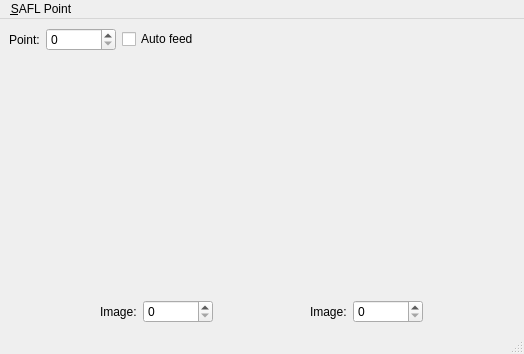
<?xml version="1.0" encoding="UTF-8"?>
<ui version="4.0">
 <class>MainWindow</class>
 <widget class="QMainWindow" name="MainWindow">
  <property name="geometry">
   <rect>
    <x>0</x>
    <y>0</y>
    <width>524</width>
    <height>354</height>
   </rect>
  </property>
  <property name="windowTitle">
   <string>SAFL Point</string>
  </property>
  <widget class="QWidget" name="centralwidget">
   <layout class="QVBoxLayout" name="verticalLayout">
    <item>
     <layout class="QHBoxLayout" name="horizontalLayout_3">
      <item>
       <layout class="QHBoxLayout" name="horizontalLayout_6">
        <property name="sizeConstraint">
         <enum>QLayout::SetMinimumSize</enum>
        </property>
        <item>
         <widget class="QLabel" name="label_3">
          <property name="sizePolicy">
           <sizepolicy hsizetype="Fixed" vsizetype="Preferred">
            <horstretch>0</horstretch>
            <verstretch>0</verstretch>
           </sizepolicy>
          </property>
          <property name="text">
           <string>Point:</string>
          </property>
         </widget>
        </item>
        <item>
         <widget class="QSpinBox" name="setIndexBox">
          <property name="maximumSize">
           <size>
            <width>70</width>
            <height>16777215</height>
           </size>
          </property>
         </widget>
        </item>
        <item>
         <widget class="QCheckBox" name="autoFeed">
          <property name="text">
           <string>Auto feed</string>
          </property>
         </widget>
        </item>
       </layout>
      </item>
      <item>
       <layout class="QHBoxLayout" name="horizontalLayout_7"/>
      </item>
     </layout>
    </item>
    <item>
     <layout class="QHBoxLayout" name="horizontalLayout">
      <item>
       <widget class="MplWidget" name="im1" native="true">
        <zorder></zorder>
       </widget>
      </item>
      <item>
       <widget class="MplWidget" name="im2" native="true">
        <zorder></zorder>
       </widget>
      </item>
     </layout>
    </item>
    <item>
     <layout class="QHBoxLayout" name="horizontalLayout_2">
      <item>
       <layout class="QHBoxLayout" name="horizontalLayout_4">
        <property name="sizeConstraint">
         <enum>QLayout::SetMinimumSize</enum>
        </property>
        <item>
         <widget class="QLabel" name="label">
          <property name="sizePolicy">
           <sizepolicy hsizetype="Fixed" vsizetype="Preferred">
            <horstretch>0</horstretch>
            <verstretch>0</verstretch>
           </sizepolicy>
          </property>
          <property name="text">
           <string>Image:</string>
          </property>
         </widget>
        </item>
        <item>
         <widget class="QSpinBox" name="img1IndexBox">
          <property name="maximumSize">
           <size>
            <width>70</width>
            <height>16777215</height>
           </size>
          </property>
         </widget>
        </item>
       </layout>
      </item>
      <item>
       <layout class="QHBoxLayout" name="horizontalLayout_5">
        <property name="sizeConstraint">
         <enum>QLayout::SetMinimumSize</enum>
        </property>
        <item>
         <widget class="QLabel" name="label_2">
          <property name="sizePolicy">
           <sizepolicy hsizetype="Fixed" vsizetype="Preferred">
            <horstretch>0</horstretch>
            <verstretch>0</verstretch>
           </sizepolicy>
          </property>
          <property name="text">
           <string>Image:</string>
          </property>
         </widget>
        </item>
        <item>
         <widget class="QSpinBox" name="img2IndexBox">
          <property name="maximumSize">
           <size>
            <width>70</width>
            <height>16777215</height>
           </size>
          </property>
         </widget>
        </item>
       </layout>
      </item>
     </layout>
    </item>
   </layout>
  </widget>
  <widget class="QMenuBar" name="menubar">
   <property name="geometry">
    <rect>
     <x>0</x>
     <y>0</y>
     <width>524</width>
     <height>22</height>
    </rect>
   </property>
   <widget class="QMenu" name="menuSAFL_Point">
    <property name="title">
     <string>&amp;SAFL Point</string>
    </property>
    <addaction name="actionOpen"/>
    <addaction name="actionSave"/>
    <addaction name="actionQuit"/>
    <addaction name="separator"/>
    <addaction name="actionClear_matches"/>
   </widget>
   <addaction name="menuSAFL_Point"/>
  </widget>
  <widget class="QStatusBar" name="statusbar"/>
  <action name="actionQuit">
   <property name="text">
    <string>&amp;Quit</string>
   </property>
  </action>
  <action name="actionSave">
   <property name="text">
    <string>&amp;Save</string>
   </property>
  </action>
  <action name="actionOpen">
   <property name="text">
    <string>&amp;Open</string>
   </property>
  </action>
  <action name="actionClear_matches">
   <property name="text">
    <string>Clear matches</string>
   </property>
  </action>
 </widget>
 <customwidgets>
  <customwidget>
   <class>MplWidget</class>
   <extends>QWidget</extends>
   <header>mplwidget</header>
   <container>1</container>
  </customwidget>
 </customwidgets>
 <resources/>
 <connections/>
</ui>
